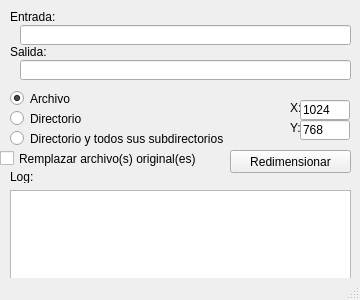
<?xml version="1.0" encoding="UTF-8"?>
<ui version="4.0">
 <class>MainWindow</class>
 <widget class="QMainWindow" name="MainWindow">
  <property name="geometry">
   <rect>
    <x>0</x>
    <y>0</y>
    <width>360</width>
    <height>300</height>
   </rect>
  </property>
  <property name="minimumSize">
   <size>
    <width>360</width>
    <height>201</height>
   </size>
  </property>
  <property name="maximumSize">
   <size>
    <width>360</width>
    <height>300</height>
   </size>
  </property>
  <property name="windowTitle">
   <string notr="true">ResizeIMG</string>
  </property>
  <property name="windowIcon">
   <iconset resource="RS.qrc">
    <normaloff>:/1/cool.ico</normaloff>:/1/cool.ico</iconset>
  </property>
  <property name="unifiedTitleAndToolBarOnMac">
   <bool>false</bool>
  </property>
  <widget class="QWidget" name="centralwidget">
   <widget class="QLineEdit" name="lineEdit">
    <property name="geometry">
     <rect>
      <x>20</x>
      <y>25</y>
      <width>331</width>
      <height>20</height>
     </rect>
    </property>
   </widget>
   <widget class="QLabel" name="label">
    <property name="geometry">
     <rect>
      <x>10</x>
      <y>10</y>
      <width>46</width>
      <height>13</height>
     </rect>
    </property>
    <property name="text">
     <string>Entrada:</string>
    </property>
   </widget>
   <widget class="QRadioButton" name="archivo">
    <property name="geometry">
     <rect>
      <x>10</x>
      <y>90</y>
      <width>121</width>
      <height>17</height>
     </rect>
    </property>
    <property name="text">
     <string>Archivo</string>
    </property>
    <property name="icon">
     <iconset resource="RS.qrc">
      <normaloff>:/1/paintq.ico</normaloff>:/1/paintq.ico</iconset>
    </property>
    <property name="checked">
     <bool>true</bool>
    </property>
   </widget>
   <widget class="QRadioButton" name="directorio">
    <property name="geometry">
     <rect>
      <x>10</x>
      <y>110</y>
      <width>121</width>
      <height>17</height>
     </rect>
    </property>
    <property name="text">
     <string>Directorio</string>
    </property>
    <property name="icon">
     <iconset resource="RS.qrc">
      <normaloff>:/1/My Pictures3.ico</normaloff>:/1/My Pictures3.ico</iconset>
    </property>
   </widget>
   <widget class="QRadioButton" name="directorior">
    <property name="geometry">
     <rect>
      <x>10</x>
      <y>130</y>
      <width>271</width>
      <height>17</height>
     </rect>
    </property>
    <property name="text">
     <string>Directorio y todos sus subdirectorios</string>
    </property>
    <property name="icon">
     <iconset resource="RS.qrc">
      <normaloff>:/1/My Pictures3.ico</normaloff>:/1/My Pictures3.ico</iconset>
    </property>
   </widget>
   <widget class="QPushButton" name="pushButton">
    <property name="geometry">
     <rect>
      <x>230</x>
      <y>150</y>
      <width>121</width>
      <height>23</height>
     </rect>
    </property>
    <property name="text">
     <string>Redimensionar</string>
    </property>
    <property name="icon">
     <iconset resource="RS.qrc">
      <normaloff>:/1/OK.png</normaloff>:/1/OK.png</iconset>
    </property>
   </widget>
   <widget class="QLabel" name="label_2">
    <property name="geometry">
     <rect>
      <x>290</x>
      <y>100</y>
      <width>16</width>
      <height>16</height>
     </rect>
    </property>
    <property name="text">
     <string>X:</string>
    </property>
   </widget>
   <widget class="QLabel" name="label_3">
    <property name="geometry">
     <rect>
      <x>290</x>
      <y>120</y>
      <width>16</width>
      <height>16</height>
     </rect>
    </property>
    <property name="text">
     <string>Y:</string>
    </property>
   </widget>
   <widget class="QLineEdit" name="xval">
    <property name="geometry">
     <rect>
      <x>300</x>
      <y>100</y>
      <width>50</width>
      <height>20</height>
     </rect>
    </property>
    <property name="text">
     <string>1024</string>
    </property>
   </widget>
   <widget class="QLineEdit" name="yval">
    <property name="geometry">
     <rect>
      <x>300</x>
      <y>120</y>
      <width>50</width>
      <height>20</height>
     </rect>
    </property>
    <property name="text">
     <string>768</string>
    </property>
   </widget>
   <widget class="QLabel" name="label_4">
    <property name="geometry">
     <rect>
      <x>10</x>
      <y>45</y>
      <width>46</width>
      <height>13</height>
     </rect>
    </property>
    <property name="text">
     <string>Salida:</string>
    </property>
   </widget>
   <widget class="QLineEdit" name="lineEdit_2">
    <property name="geometry">
     <rect>
      <x>20</x>
      <y>60</y>
      <width>331</width>
      <height>20</height>
     </rect>
    </property>
   </widget>
   <widget class="QLabel" name="label_5">
    <property name="geometry">
     <rect>
      <x>10</x>
      <y>170</y>
      <width>46</width>
      <height>13</height>
     </rect>
    </property>
    <property name="text">
     <string>Log:</string>
    </property>
   </widget>
   <widget class="QTextEdit" name="log">
    <property name="geometry">
     <rect>
      <x>10</x>
      <y>190</y>
      <width>341</width>
      <height>91</height>
     </rect>
    </property>
    <property name="acceptDrops">
     <bool>false</bool>
    </property>
    <property name="horizontalScrollBarPolicy">
     <enum>Qt::ScrollBarAlwaysOff</enum>
    </property>
    <property name="readOnly">
     <bool>true</bool>
    </property>
   </widget>
   <widget class="QCheckBox" name="checkBox">
    <property name="geometry">
     <rect>
      <x>0</x>
      <y>150</y>
      <width>231</width>
      <height>17</height>
     </rect>
    </property>
    <property name="text">
     <string>Remplazar archivo(s) original(es)</string>
    </property>
   </widget>
  </widget>
  <widget class="QStatusBar" name="statusbar"/>
 </widget>
 <resources>
  <include location="RS.qrc"/>
 </resources>
 <connections/>
</ui>
